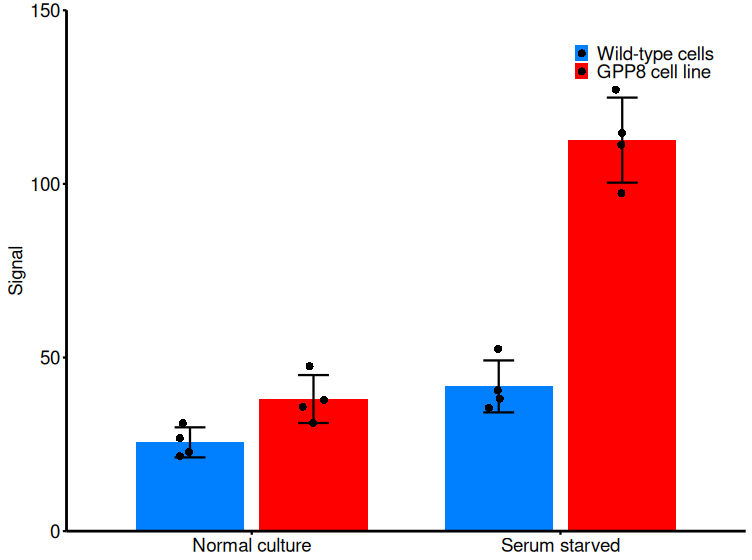

Source code (R):
library(ggpubr)
library(ggplot2)
library(dplyr)
library(tidyr)

set.seed(123)

data <- data.frame(
  condition = rep(c("Serum starved", "Normal culture"), each = 8),
  cell_type = rep(c(rep("Wild-type cells", 4), rep("GPP8 cell line", 4)), 2),
  signal = c(
    rnorm(4, mean = 40, sd = 8),
    rnorm(4, mean = 110, sd = 10),
    rnorm(4, mean = 25, sd = 5),
    rnorm(4, mean = 35, sd = 7)
  )
)

data$condition <- factor(data$condition, levels = c("Normal culture", "Serum starved"))
data$cell_type <- factor(data$cell_type, levels = c("Wild-type cells", "GPP8 cell line"))

summary_data <- data %>%
  group_by(condition, cell_type) %>%
  summarise(
    mean_signal = mean(signal),
    sd = sd(signal),
    se = sd(signal) / sqrt(n()),
    .groups = 'drop'
  )

p <- ggplot(data, aes(x = condition, y = signal, fill = cell_type)) +
  stat_summary(
    fun = mean,
    geom = "bar",
    position = position_dodge(width = 0.8),
    width = 0.7,
    color = NA
  ) +
  stat_summary(
    fun.data = mean_sdl,
    fun.args = list(mult = 1),
    geom = "errorbar",
    position = position_dodge(width = 0.8),
    width = 0.2,
    size = 0.8
  ) +
  geom_point(
    position = position_jitterdodge(
      jitter.width = 0.15,
      dodge.width = 0.8
    ),
    size = 2.5,
    shape = 16,
    color = "black"
  ) +
  scale_fill_manual(
    values = c("Wild-type cells" = "#0080FF", "GPP8 cell line" = "#FF0000"),
    labels = c("Wild-type cells", "GPP8 cell line")
  ) +
  scale_y_continuous(
    limits = c(0, 150),
    breaks = seq(0, 150, 50),
    expand = c(0, 0)
  ) +
  labs(
    y = "Signal",
    x = NULL,
    fill = NULL
  ) +
  theme_classic(base_family = "sans") +
  theme(
    legend.position = c(0.85, 0.9),
    legend.background = element_blank(),
    legend.key = element_blank(),
    legend.key.size = unit(0.8, "lines"),
    legend.text = element_text(size = 14, family = "sans"),
    legend.spacing.y = unit(0.1, "cm"),
    
    axis.line = element_line(color = "black", size = 1),
    axis.ticks = element_line(color = "black", size = 0.8),
    axis.text = element_text(size = 14, color = "black", face = "plain", family = "sans"),
    axis.title.y = element_text(size = 14, color = "black", face = "plain", family = "sans"),
    
    panel.grid.major = element_blank(),
    panel.grid.minor = element_blank(),
    panel.background = element_blank(),
    plot.background = element_blank(),
    plot.margin = margin(10, 10, 10, 10)
  )

print(p)

p2 <- ggbarplot(
  data,
  x = "condition",
  y = "signal",
  fill = "cell_type",
  color = NA,
  palette = c("#0080FF", "#FF0000"),
  add = c("mean_sd", "jitter"),
  add.params = list(
    size = 0.8,
    width = 0.2,
    jitter = 0.15,
    color = "black"
  ),
  position = position_dodge(0.8),
  width = 0.7,
  legend = "right",
  font.family = "sans"
) +
  scale_y_continuous(
    limits = c(0, 150),
    breaks = seq(0, 150, 50),
    expand = c(0, 0)
  ) +
  labs(y = "Signal") +
  theme(
    legend.position = c(0.85, 0.9),
    legend.title = element_blank(),
    axis.title.x = element_blank(),
    axis.line = element_line(color = "black", size = 1),
    axis.ticks = element_line(color = "black", size = 0.8),
    text = element_text(family = "sans", size = 14)
  )

print("Data summary:")
print(summary_data)

ggsave("mean_barplot.png", plot = p, width = 6, height = 5, dpi = 300)

